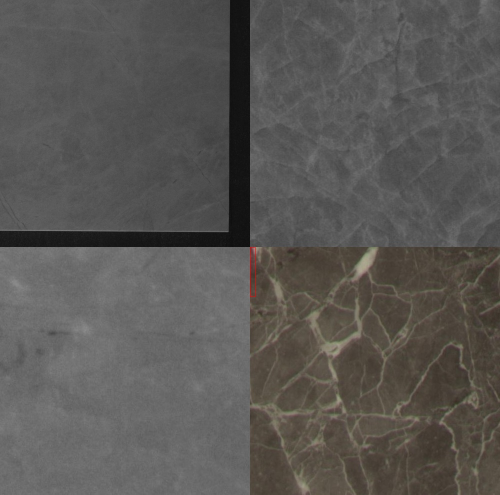
#> input picture mosaic.jpg, 1000 x 989 px, given as the content of the folder t1/data/data_guangdong/tile_round1_testB_20210128/testB_imgs, which was not available (shown at 1/2 size)
$ python process_test_data.py
#> lines starting #> are read from the running program, lines starting #| are printed output that depends on the picture; after the words box and inside, x2 and y2 are one past the last pixel; in counts of white or black regions, pixels touching at a corner belong together; pictures that were not available may be replaced by others from this repository, and a replacement may not be noted
### utils/util.py
import cv2
import concurrent.futures
import os
import numpy as np
import json
import copy
import random
import pickle


def get_root_path():
    return os.path.abspath(os.path.join(os.path.dirname(__file__), ".."))


def sliding_crop_canny_imgs(img_dir,
                            save_crop_dir,
                            sliding_win_xsize=1650,
                            sliding_win_ysize=1650,
                            overlap=200):

#> called with sliding_win_xsize = 1650, sliding_win_ysize = 1650, overlap = 200
    def crop(img_dir, img_name, save_crop_dir, sliding_win_xsize,
             sliding_win_ysize, overlap):
        full_path = os.path.join(img_dir, img_name)
        image = cv2.imread(full_path)
        resized_image = cv2.resize(
            image, (int(0.1 * image.shape[1]), int(0.1 * image.shape[0])))
        imgray = cv2.cvtColor(resized_image, cv2.COLOR_BGR2GRAY)
        ret, bin_pic = cv2.threshold(imgray, 0, 255,
                                     cv2.THRESH_BINARY + cv2.THRESH_OTSU)
        median = cv2.medianBlur(bin_pic, 5)
        cannyPic = cv2.Canny(median, 10, 200)

        contours, hierarchy = cv2.findContours(cannyPic, cv2.RETR_CCOMP,
                                               cv2.CHAIN_APPROX_SIMPLE)

        maxArea = 0
        for i in range(len(contours)):
            if cv2.contourArea(contours[i]) > cv2.contourArea(
                    contours[maxArea]):
                maxArea = i

        boader = contours[maxArea]
        xmin, xmax, ymin, ymax = np.min(boader[:, :, 0]), np.max(
            boader[:, :, 0]), np.min(boader[:, :, 1]), np.max(boader[:, :, 1])

        xmin = xmin * 10 - 150
        xmax = xmax * 10 + 150
        ymin = ymin * 10 - 150
        ymax = ymax * 10 + 150

        if xmax - xmin > 1500 and ymax - ymin > 1500 and xmin >= 0 and xmax <= image.shape[
                1] and ymin >= 0 and ymax <= image.shape[0]:
            croped_img = image[ymin:ymax + 1, xmin:xmax + 1]
        else:
            # if the canny croped is invalid, change to center crop
            center = [image.shape[1] // 2, image.shape[0] // 2]
            if 'CAM3' in img_name:
                center[1] = int(image.shape[0] * 0.55)
            length = int(image.shape[1] * 0.36)
            croped_img = image[center[1] - length:center[1] + length + 1,
                               center[0] - length:center[0] + length + 1, :]
            xmin, xmax, ymin, ymax = center[0] - length, center[
                0] + length, center[1] - length, center[1] + length

        height = ymax - ymin + 1
        width = xmax - xmin + 1
        x_slides = []
        y_slides = []
        x_slide = 0
        y_slide = 0
        while True:
            if x_slide >= width - sliding_win_xsize:
                x_slide = width - sliding_win_xsize
                x_slides.append(x_slide)
                break
            else:
                x_slides.append(x_slide)
                x_slide += (sliding_win_xsize - overlap)

        while True:
            if y_slide >= height - sliding_win_ysize:
                y_slide = height - sliding_win_ysize
                y_slides.append(y_slide)
                break
            else:
                y_slides.append(y_slide)
                y_slide += (sliding_win_ysize - overlap)

        slides_pos = [(x + xmin, y + ymin) for x in x_slides for y in y_slides]
        for slide_pos in slides_pos:
            x, y = slide_pos
            croped_img = image[y:y + sliding_win_ysize,
                               x:x + sliding_win_xsize]
            croped_img_name = '{}_{}_{}_{}_{}.jpg'.format(
                img_name.split('.')[0], x, y, x + sliding_win_xsize - 1,
                y + sliding_win_ysize - 1)
            cv2.imwrite(
                os.path.join(save_crop_dir, croped_img_name), croped_img)

        print('Finish {}'.format(img_name))

    img_names = os.listdir(img_dir)
    if not os.path.exists(save_crop_dir):
        os.mkdir(save_crop_dir)

    with concurrent.futures.ThreadPoolExecutor(max_workers=40) as executor:
        for img_name in img_names:
            executor.submit(crop, img_dir, img_name, save_crop_dir,
                            sliding_win_xsize, sliding_win_ysize, overlap)
#> this loop made 1 pass
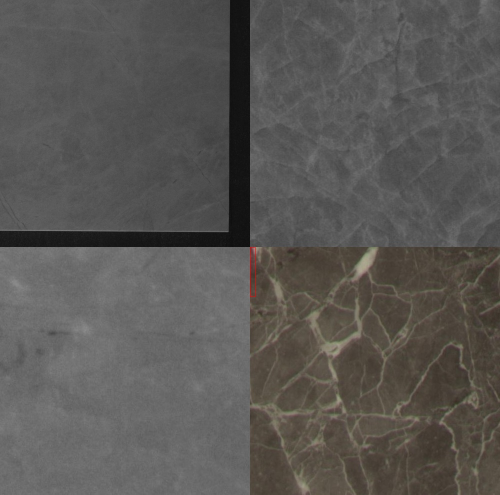
#> input picture mosaic.jpg, 1000 x 989 px, given as the content of the folder t1/data/data_guangdong/tile_round1_testB_20210128/testB_imgs, which was not available (shown at 1/2 size)
#> pass 1, in crop, `resized_image = cv2.resize( image, (int(0.1 * image.shape[1]), int(0.1..`:
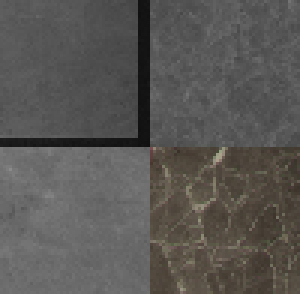
#> resized_image: shape (98, 100, 3) (shown 3 times larger); mean B, G, R 84.2, 86.9, 89
#> pass 1, in crop, `ret, bin_pic = cv2.threshold(imgray, 0, 255, cv2.THRESH_BINARY + cv2.T..`:
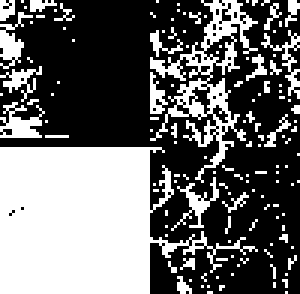
#> bin_pic: shape (98, 100) (shown 3 times larger); 41.3% white; 136 white regions (122 under 20 px), largest, box (x1, y1, x2, y2) and area: (0, 49, 86, 98) 2581, (50, 0, 86, 61) 554, (0, 34, 15, 46) 96
#> pass 1, in crop, `median = cv2.medianBlur(bin_pic, 5)`:
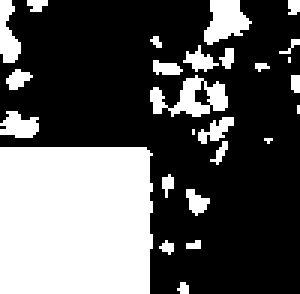
#> median: shape (98, 100) (shown 3 times larger); 34.6% white; 26 white regions (12 under 20 px), largest, box (x1, y1, x2, y2) and area: (0, 49, 51, 98) 2462, (50, 25, 76, 39) 182, (68, 0, 84, 15) 153


# [218 lines left out: functions generate_canny_slide_annotations_file, test_predictions, convert_tile_annotations_toinfos, test_recover_infos, check_annotations, not called in this run]

### utils/process_test_data.py
from util import get_root_path, sliding_crop_canny_imgs
import os

if __name__ == '__main__':
    root_path = get_root_path()
    test_folder = os.path.join(
        root_path, 'data/data_guangdong/tile_round1_testB_20210128')
    test_img_dir = os.path.join(test_folder, 'testB_imgs')
    saved_img_dir = os.path.join(test_folder, 'croped_slide_test_win1650')
    sliding_crop_canny_imgs(
        img_dir=test_img_dir,
        save_crop_dir=saved_img_dir,
        sliding_win_xsize=1650,
        sliding_win_ysize=1650,
        overlap=200)
